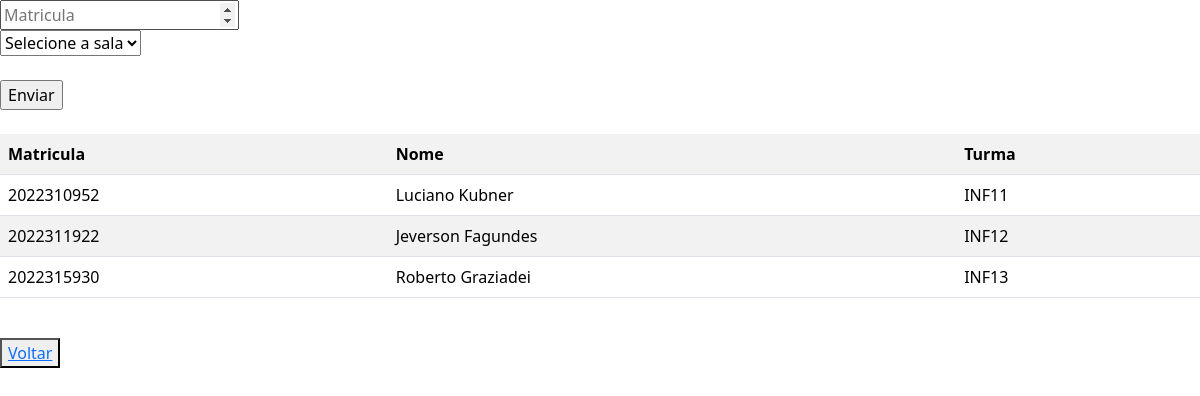
Before: /teste/form.php with the older database file.
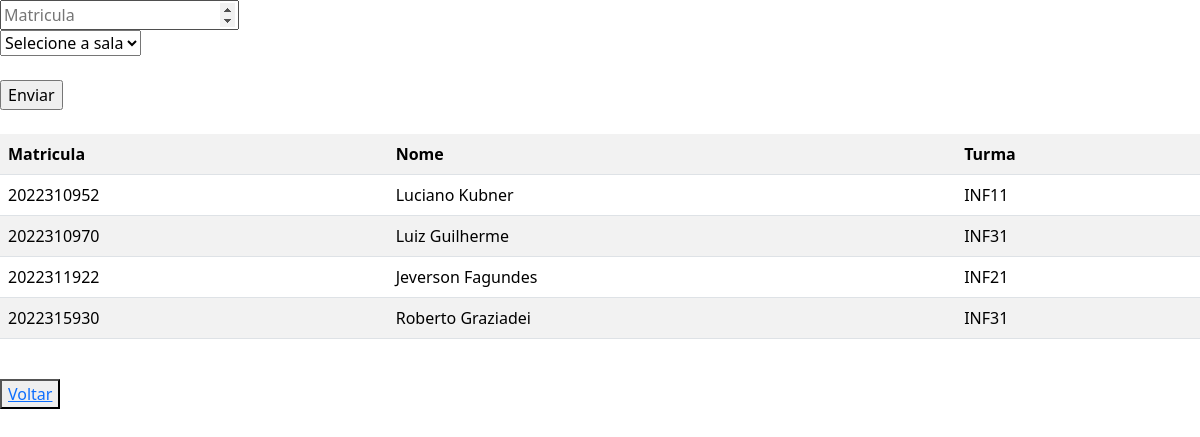
After: the same page with the newer database file.
### tables this page shows
CREATE TABLE IF NOT EXISTS `aluno` (
  `matricula` int NOT NULL AUTO_INCREMENT,
  `nome` varchar(255) NOT NULL,
  `turma` int NOT NULL,
  PRIMARY KEY (`matricula`)
);

CREATE TABLE IF NOT EXISTS `turma` (
  `id_turma` int NOT NULL AUTO_INCREMENT,
  `nome_turma` varchar(255) NOT NULL,
  PRIMARY KEY (`id_turma`)
);

### teste/form.php (the view, shortened to what this page needs)
<?php
include('../conecta.php');
?>
<!DOCTYPE html>
<html lang="en">
<head>
</head>
<body>
    <form action="processa.php" method="get">
        <input type="number" name="matricula" placeholder="Matricula" required><br>
        <select name="sala" required>
            <option disabled selected>Selecione a sala</option>
        </select><br><br>
        <input type="submit" value="Enviar"><br>
    </form>
</body>
</html>
<?php
echo "<link rel='stylesheet' href='https://cdn.jsdelivr.net/npm/bootstrap@5.3.3/dist/css/bootstrap.min.css'>";
$sql = "SELECT * FROM aluno
    inner join turma on turma = id_turma";
$resultado = mysqli_query($conexao, $sql);
echo '<table class="table table-white table-striped">
<tr>
<th scope="col">Matricula</th>
<th scope="col">Nome</th>
<th scope="col">Turma</th>
</tr>';
while ($dados = mysqli_fetch_assoc($resultado)) {
    echo '<tr>';
    echo '<td>' . $dados['matricula'] . '</td>';
    echo '<td>' . $dados['nome'] . '</td>';
    echo '<td>' . $dados['nome_turma'] . '</td>';
    echo '</tr>';
}
echo '</table>' . "<br>";
echo '<button><a href="index.php">Voltar</a></button>';
?>

Changed rows visible on the page:
added aluno: matricula "2022310970", nome "Luiz Guilherme", turma.nome_turma "INF31"
changed aluno "Jeverson Fagundes": turma.nome_turma "INF12" → "INF21"
changed aluno "Roberto Graziadei": turma.nome_turma "INF13" → "INF31"
